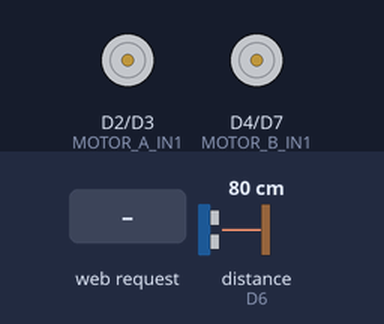
This sketch was run on a simulated ESP8266 (NodeMCU). On the bench: motor-driver pin pairs drawn as motors (green arrow = first pin HIGH = forward, orange = second pin HIGH = backward, longer = more drive, scaled by the enable pin). Wiring (inferred from the names in the program): ultrasonic range finder: trigger D5; echo D6. Inputs (shaded band) come from the test bench; at power-on: distance to the obstacle (sensor on D6) 80 cm. The echo pulse lasts 58.3 µs per cm; WiFi joins after 1.5 s; servers stay silent unless stated; what the sketch prints to the serial monitor is not drawn.

Above: at 2.7 s.
2.8 s: HTTP request GET /command?text=turn_left received
At 3.6 s:
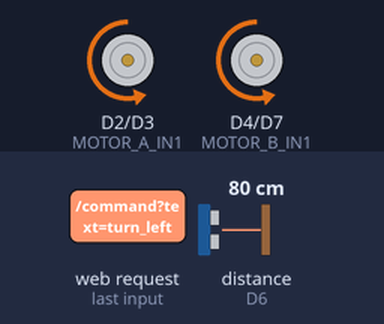
4.3 s: distance to the obstacle (sensor on D6) set to 32 cm
5.8 s: distance to the obstacle (sensor on D6) set to 28 cm
At 6.1 s:
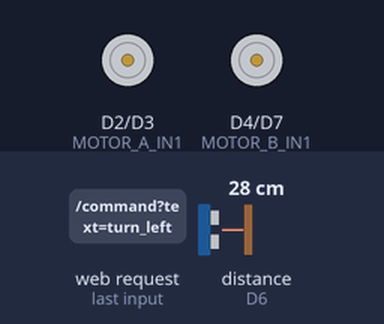
7.3 s: HTTP request GET /command?text=turn_right received
At 8.3 s:
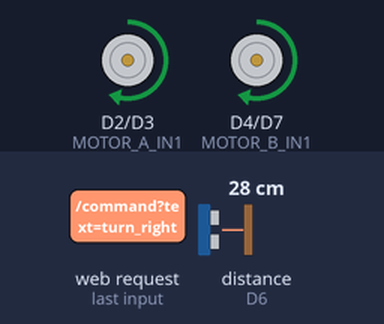
8.8 s: HTTP request GET /command?text=stop received
At 9.4 s:
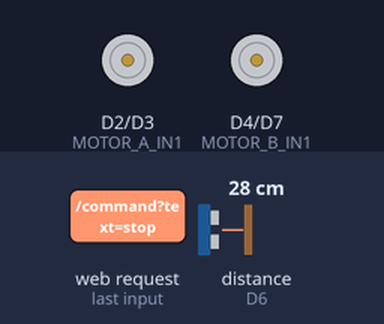
Timing chart, 0 to 11.3 s (numbered marks = the images above; inputs shaded):
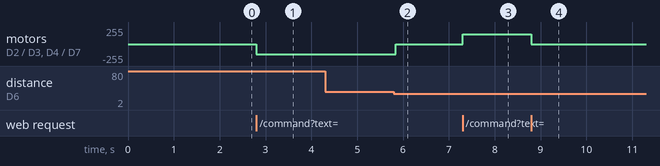

The sketch:

voicecontrolled-ar-robot-esp8266.ino
```cpp
#include <ESP8266WiFi.h>
#include <WiFiClient.h>
#include <ESP8266WebServer.h>
#include <ESP8266mDNS.h>

// Motor control pins
#define MOTOR_A_EN D0      // Left motor enable (PWM)
#define MOTOR_A_IN1 D2     // Left motor forward
#define MOTOR_A_IN2 D3     // Left motor backward
#define MOTOR_B_EN D1      // Right motor enable (PWM)
#define MOTOR_B_IN1 D4     // Right motor backward
#define MOTOR_B_IN2 D7     // Right motor forward

// Ultrasonic sensor pins
#define TRIG_PIN D5        // Trigger pin for HC-SR04
#define ECHO_PIN D6        // Echo pin for HC-SR04

// Wi-Fi credentials
const char* ssid     = "MAZ";          // Your Wi-Fi SSID
const char* password = "12345678";     // Your Wi-Fi password
const char* host     = "rosrobot";     // mDNS host name

ESP8266WebServer server(80);

// Obstacle detection settings
const int   OBSTACLE_DISTANCE       = 30;   // cm threshold
bool        obstacleDetected       = false;
unsigned long lastObstacleCheck    = 0;
const unsigned long OBSTACLE_CHECK_INTERVAL = 200;  // ms

void setup() {
  // --- Initialize pins ---
  pinMode(MOTOR_A_EN, OUTPUT);
  pinMode(MOTOR_A_IN1, OUTPUT);
  pinMode(MOTOR_A_IN2, OUTPUT);
  pinMode(MOTOR_B_EN, OUTPUT);
  pinMode(MOTOR_B_IN1, OUTPUT);
  pinMode(MOTOR_B_IN2, OUTPUT);

  pinMode(TRIG_PIN, OUTPUT);
  pinMode(ECHO_PIN, INPUT);
  digitalWrite(TRIG_PIN, LOW);

  // Ensure motors are stopped at startup
  stopMotors();

  // Start serial for debugging
  Serial.begin(115200);
  delay(10);

  // --- Connect to Wi-Fi ---
  Serial.println("\nConnecting to Wi-Fi...");
  WiFi.mode(WIFI_STA);
  WiFi.begin(ssid, password);
  while (WiFi.status() != WL_CONNECTED) {
    delay(500);
    Serial.print(".");
  }
  Serial.println("\nWi-Fi connected!");
  Serial.print("IP address: ");
  Serial.println(WiFi.localIP());

  // --- Setup mDNS responder ---
  if (MDNS.begin(host)) {
    Serial.println("mDNS responder started: http://" + String(host) + ".local");
  }

  // --- Define HTTP routes ---
  server.on("/", handleRoot);
  server.on("/command", handleCommand);
  server.onNotFound(handleNotFound);

  server.begin();
  Serial.println("HTTP server started");
}

void loop() {
  server.handleClient();
  MDNS.update();

  // Periodically check for obstacles
  if (millis() - lastObstacleCheck > OBSTACLE_CHECK_INTERVAL) {
    checkObstacle();
    lastObstacleCheck = millis();
  }
}

// Handle requests to "/"
void handleRoot() {
  String msg = "ROS Robot Companion\n\n";
  msg += "Commands:\n";
  msg += "  /command?text=move_forward\n";
  msg += "  /command?text=move_backward\n";
  msg += "  /command?text=turn_left\n";
  msg += "  /command?text=turn_right\n";
  msg += "  /command?text=stop\n\n";
  msg += "Distance: " + String(getDistance()) + " cm\n";
  msg += "Obstacle: " + String(obstacleDetected ? "YES" : "NO");
  server.send(200, "text/plain", msg);
}

// Handle "/command?text=..."
void handleCommand() {
  String cmd = server.arg("text");
  cmd.toLowerCase();
  Serial.println("Received cmd: " + cmd);

  if (cmd == "hello") {
    server.send(200, "text/plain", "hello");
    return;
  }

  if (cmd == "move_forward") {
    if (!obstacleDetected) {
      moveForward();
      server.send(200, "text/plain", "Moving forward");
    } else {
      stopMotors();
      server.send(200, "text/plain", "Obstacle detected – cannot move forward");
    }
  }
  else if (cmd == "move_backward") {
    moveBackward();
    server.send(200, "text/plain", "Moving backward");
  }
  else if (cmd == "turn_left") {
    turnLeft();
    server.send(200, "text/plain", "Turning left");
  }
  else if (cmd == "turn_right") {
    turnRight();
    server.send(200, "text/plain", "Turning right");
  }
  else if (cmd == "stop") {
    stopMotors();
    server.send(200, "text/plain", "Stopped");
  }
  else {
    server.send(400, "text/plain", "Unknown command: " + cmd);
  }
}

// Handle unmatched routes
void handleNotFound() {
  server.send(404, "text/plain", "Not found");
}

// Drive both motors forward
void moveForward() {
  digitalWrite(MOTOR_A_IN1, HIGH);
  digitalWrite(MOTOR_A_IN2, LOW);
  analogWrite(MOTOR_A_EN, 150); // adjust speed (0–255)

  digitalWrite(MOTOR_B_IN1, LOW);
  digitalWrite(MOTOR_B_IN2, HIGH);
  analogWrite(MOTOR_B_EN, 150);
}

// Drive both motors backward
void moveBackward() {
  digitalWrite(MOTOR_A_IN1, LOW);
  digitalWrite(MOTOR_A_IN2, HIGH);
  analogWrite(MOTOR_A_EN, 150);

  digitalWrite(MOTOR_B_IN1, HIGH);
  digitalWrite(MOTOR_B_IN2, LOW);
  analogWrite(MOTOR_B_EN, 150);
}

// Turn robot left in place
void turnLeft() {
  digitalWrite(MOTOR_A_IN1, LOW);
  digitalWrite(MOTOR_A_IN2, HIGH);
  analogWrite(MOTOR_A_EN, 150);

  digitalWrite(MOTOR_B_IN1, LOW);
  digitalWrite(MOTOR_B_IN2, HIGH);
  analogWrite(MOTOR_B_EN, 150);
}

// Turn robot right in place
void turnRight() {
  digitalWrite(MOTOR_A_IN1, HIGH);
  digitalWrite(MOTOR_A_IN2, LOW);
  analogWrite(MOTOR_A_EN, 150);

  digitalWrite(MOTOR_B_IN1, HIGH);
  digitalWrite(MOTOR_B_IN2, LOW);
  analogWrite(MOTOR_B_EN, 150);
}

// Stop all motors
void stopMotors() {
  analogWrite(MOTOR_A_EN, 0);
  analogWrite(MOTOR_B_EN, 0);
}

// Measure distance via ultrasonic sensor
float getDistance() {
  digitalWrite(TRIG_PIN, LOW);
  delayMicroseconds(2);
  digitalWrite(TRIG_PIN, HIGH);
  delayMicroseconds(10);
  digitalWrite(TRIG_PIN, LOW);

  long duration = pulseIn(ECHO_PIN, HIGH, 30000);
  if (duration == 0) return -1; // timeout

  // Speed of sound ~343 m/s -> 0.0343 cm/µs, divide by 2 for round-trip
  return (duration * 0.0343) / 2;
}

// Update obstacleDetected flag
void checkObstacle() {
  float dist = getDistance();
  if (dist > 0 && dist < OBSTACLE_DISTANCE) {
    if (!obstacleDetected) {
      Serial.println("Obstacle at " + String(dist) + " cm");
      stopMotors();
    }
    obstacleDetected = true;
  } else {
    obstacleDetected = false;
  }
}
```

Measured:
- the behaviour switches between 31 and 30 cm on distance to the obstacle (sensor on D6) (found by bisection; images 1 and 2)
- after the input at 2.8 s, motor on D2 (MOTOR_A_IN1) / D3 (MOTOR_A_IN2), motor on D4 (MOTOR_B_IN1) / D7 (MOTOR_B_IN2): stopped → backward 150/255 at once
- after the input at 4.3 s, every drawn part: stays the same
- after the input at 5.8 s, motor on D2 (MOTOR_A_IN1) / D3 (MOTOR_A_IN2), motor on D4 (MOTOR_B_IN1) / D7 (MOTOR_B_IN2): backward 150/255 → stopped at once
- after the input at 7.3 s, motor on D2 (MOTOR_A_IN1) / D3 (MOTOR_A_IN2), motor on D4 (MOTOR_B_IN1) / D7 (MOTOR_B_IN2): stopped → forward 150/255 at once
- after the input at 8.8 s, motor on D2 (MOTOR_A_IN1) / D3 (MOTOR_A_IN2), motor on D4 (MOTOR_B_IN1) / D7 (MOTOR_B_IN2): forward 150/255 → stopped at once
